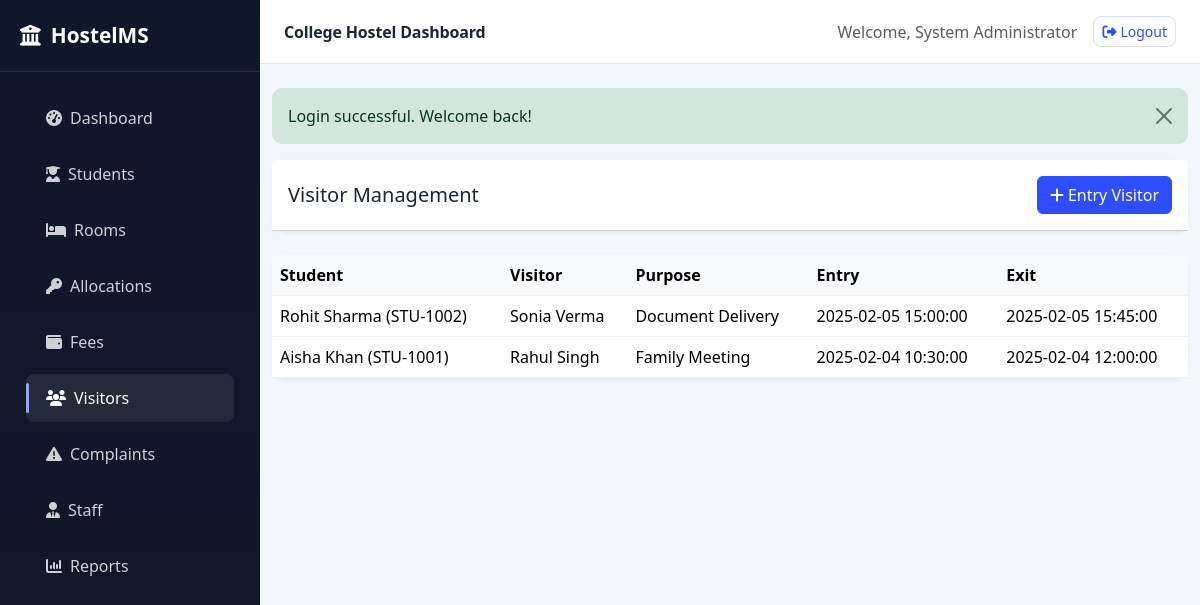
The app's page /visitors.php (signed in) with its own data.
### tables this page shows
CREATE TABLE visitors (
    id INT AUTO_INCREMENT PRIMARY KEY,
    student_id INT NOT NULL,
    visitor_name VARCHAR(100) NOT NULL,
    purpose VARCHAR(255) NOT NULL,
    entry_time DATETIME NOT NULL,
    exit_time DATETIME NULL,
    created_at TIMESTAMP DEFAULT CURRENT_TIMESTAMP,
    FOREIGN KEY (student_id) REFERENCES students(id) ON DELETE CASCADE
);

CREATE TABLE students (
    id INT AUTO_INCREMENT PRIMARY KEY,
    student_id VARCHAR(30) NOT NULL UNIQUE,
    full_name VARCHAR(100) NOT NULL,
    gender ENUM('Male','Female','Other') NOT NULL,
    dob DATE NOT NULL,
    phone VARCHAR(20) NOT NULL,
    email VARCHAR(100) NOT NULL,
    address TEXT NOT NULL,
    guardian_name VARCHAR(100) NOT NULL,
    guardian_contact VARCHAR(20) NOT NULL,
    admission_date DATE NOT NULL,
    photo VARCHAR(255) DEFAULT NULL,
    created_at TIMESTAMP DEFAULT CURRENT_TIMESTAMP
);

### config.php (called while the page is built, shortened)
<?php
$host = getenv('HOSTEL_DB_HOST') ?: 'localhost';
$user = getenv('HOSTEL_DB_USER') ?: 'root';
$pass = getenv('HOSTEL_DB_PASS') ?: '';
$dbname = getenv('HOSTEL_DB_NAME') ?: 'hostel_management';
$conn = new mysqli($host, $user, $pass, $dbname);
function getFlash() {
    $flash = $_SESSION['flash'];
    return $flash;
}
function getAdminName() {
    global $conn;
    $stmt = $conn->prepare('SELECT full_name FROM admins WHERE id = ?');
    $stmt->bind_param('i', $_SESSION['admin_id']);
    $stmt->execute();
    $result = $stmt->get_result();
    $admin = $result->fetch_assoc();
    return $admin ? $admin['full_name'] : 'Admin';
}

### visitors.php (the view, shortened to what this page needs)
<?php
require_once __DIR__ . '/config.php';
$visitors = $conn->query('SELECT v.*, s.full_name, s.student_id FROM visitors v JOIN students s ON s.id = v.student_id ORDER BY v.id DESC')->fetch_all(MYSQLI_ASSOC);
$flash = getFlash();
?>
<!DOCTYPE html>
<html lang="en">
<head>
    <link href="https://cdn.jsdelivr.net/npm/bootstrap@5.3.3/dist/css/bootstrap.min.css" rel="stylesheet">
    <link rel="stylesheet" href="https://cdnjs.cloudflare.com/ajax/libs/font-awesome/6.5.2/css/all.min.css">
    <link rel="stylesheet" href="assets/css/style.css">
</head>
<body>
    <?php include __DIR__ . '/includes/sidebar.php'; ?>
    <main class="main-content">
        <?php include __DIR__ . '/includes/navbar.php'; ?>
        <div class="container-fluid py-4">
            <?php if ($flash): ?><div class="alert alert-<?= $flash['type'] === 'success' ? 'success' : 'danger' ?> alert-dismissible fade show"><?= htmlspecialchars($flash['message']) ?><button type="button" class="btn-close" data-bs-dismiss="alert"></button></div><?php endif; ?>
            <div class="card shadow-sm border-0 mb-4">
                <div class="card-header bg-white d-flex justify-content-between align-items-center py-3">
                    <h5 class="mb-0">Visitor Management</h5>
                    <button class="btn btn-primary" data-bs-toggle="modal" data-bs-target="#addVisitorModal"><i class="fa-solid fa-plus me-1"></i>Entry Visitor</button>
                </div>
            </div>
            <div class="card shadow-sm border-0">
                <div class="card-body p-0">
                    <div class="table-responsive">
                        <table class="table table-hover mb-0 align-middle">
                            <thead class="table-light"><tr><th>Student</th><th>Visitor</th><th>Purpose</th><th>Entry</th><th>Exit</th></tr></thead>
                            <tbody>
                                <?php foreach ($visitors as $visitor): ?>
                                    <tr>
                                        <td><?= htmlspecialchars($visitor['full_name']) ?> (<?= htmlspecialchars($visitor['student_id']) ?>)</td>
                                        <td><?= htmlspecialchars($visitor['visitor_name']) ?></td>
                                        <td><?= htmlspecialchars($visitor['purpose']) ?></td>
                                        <td><?= htmlspecialchars($visitor['entry_time']) ?></td>
                                        <td><?= htmlspecialchars($visitor['exit_time'] ?: 'Still on campus') ?></td>
                                    </tr>
                                <?php endforeach; ?>
                            </tbody>
                        </table>
                    </div>
                </div>
            </div>
        </div>
    </main>
</body>
</html>

### includes/navbar.php (shortened to what this page needs)
<nav class="top-navbar">
    <div class="container-fluid d-flex justify-content-between align-items-center py-3 px-4">
        <div>
            <span class="fw-bold text-primary">College Hostel Dashboard</span>
        </div>
        <div class="d-flex align-items-center gap-3">
            <span class="text-muted">Welcome, <?= htmlspecialchars(getAdminName()) ?></span>
            <a href="logout.php" class="btn btn-outline-primary btn-sm">
                <i class="fa-solid fa-right-from-bracket me-1"></i>Logout
            </a>
        </div>
    </div>
</nav>
        <?php include __DIR__ . '/sidebar.php'; ?>

### assets/css/style.css (style rules this page uses)
:root { --primary: #2d4dff; --primary-dark: #1e3ad8; --secondary: #f4f7ff; --text: #1d2433; --muted: #6b7280; --success: #12b76a; --warning: #f59e0b; --danger: #ef4444; --light: #f8fafc; --border: #e5e7eb; }
* { box-sizing: border-box; }
body { font-family: 'Segoe UI', Tahoma, sans-serif; background: #f3f6fb; color: var(--text); line-height: 1.5; }
.main-content { margin-left: 260px; min-height: 100vh; }
.top-navbar { background: rgba(255,255,255,0.9); backdrop-filter: blur(10px); border-bottom: 1px solid var(--border); position: sticky; top: 0; z-index: 1000; }
.top-navbar .text-primary { color: var(--text) !important; letter-spacing: -0.01em; }
.top-navbar .btn-outline-primary { border-color: #d7def0; color: var(--primary); border-radius: 8px; }
.card { border-color: #e5eaf3; border-radius: 14px; }
.card-header { color: var(--text); }
.table > :not(caption) > * > * { border-bottom-color: #edf0f5; }
.table thead th { font-weight: 700; }
.alert { border: 0; border-radius: 10px; }
.table th, .table td { vertical-align: middle; }
.btn-primary { background: var(--primary); border-color: var(--primary); }

### records on screen
visitors: student.full_name "Rohit Sharma", student.student_id "STU-1002", visitor_name "Sonia Verma", purpose "Document Delivery", entry_time "2025-02-05 15:00:00", exit_time "2025-02-05 15:45:00"
visitors: student.full_name "Aisha Khan", student.student_id "STU-1001", visitor_name "Rahul Singh", purpose "Family Meeting", entry_time "2025-02-04 10:30:00", exit_time "2025-02-04 12:00:00"

### other values on screen
getAdminName() "System Administrator"
$flash['message'] "Login successful. Welcome back!"
